Frame 1 (no input): blank canvas, image omitted
Frame 60 (the mouse pressed at the canvas centre just before this capture): blank canvas, image omitted
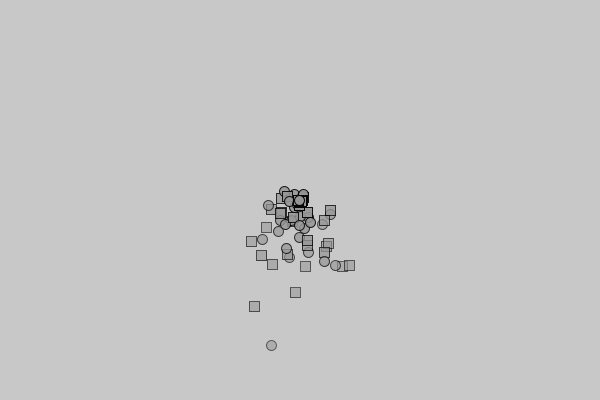
Frame 120 (the mouse held since frame 60 and released just before this capture)

The Processing sketch whose frames 1 and 60 were blank and that drew this single picture after the mouse press (run headless with seeded random() and noise(); from frame 60 on, the mouse is pressed at the canvas centre):

// Processing sketch: V_3_Inherited_Particles
// ── V_3_Inherited_Particles.pde
ArrayList<ParticleSystem> ps;

void setup() {
  size(600, 400);
  ps = new ArrayList<ParticleSystem>();
}

void mousePressed() {
  ps.add(new ParticleSystem(new PVector(mouseX, mouseY)));
}
void draw() {
  background(200);
  println(frameRate);
  for (ParticleSystem p : ps) {
    PVector grav = new PVector(0, 0.5);
    p.applyForce(grav);
    if(keyPressed) {
      PVector wind = new PVector(0.3, 0);
      p.applyForce(wind);
    }
    p.update();
    p.display();
  }
}
// ── Particle.pde
class Particle {
  PVector pos;
  PVector vel;
  PVector acc;
  float mass;
  
  float lifespan = 255;
  
  Particle() {
    pos = new PVector(width/2, height/4);
    vel = new PVector(random(-1, 1), random(-1, 1));
    acc = new PVector(0, 0);
    mass = 10;
  }
  
  Particle(float mass) {
    pos = new PVector(width/2, height/2);
    vel = new PVector(0, 0);
    acc = new PVector(0, 0);
    this.mass = mass;
  }
  
  Particle(PVector pos) {
    this.pos = new PVector();
    this.pos = pos.copy();
    vel = new PVector(random(-1, 1), random(-1, 1));
    acc = new PVector(0, 0);
    mass = 10;
  }
  
  PVector attract(Particle p) {
    float G = 1;
    PVector force = PVector.sub(pos, p.pos);
    float dsq = force.magSq(); 
    force.normalize();
    
    float strength = (G * mass * p.mass) / dsq;
    force.mult(strength);
    
    return force;
  }
  
  void applyForce(PVector force) {
    PVector f = PVector.div(force, mass);
    acc.add(f);
  }
  
  boolean isDead() {
    return (lifespan <= 0);
  }
  
  void update() {
    vel.add(acc);
    pos.add(vel);
    acc.mult(0);
    lifespan -= 2;
  }
  
  void edges() {
    if(pos.x > width || pos.x < 0) vel.x = -vel.x;
    if(pos.y > height || pos.y < 0) vel.y = -vel.y;
  }
  
  void display() {
    stroke(2, lifespan);
    fill(150, lifespan);
    ellipse(pos.x, pos.y, 10, 10);
  }
}
// ── ParticleSystem.pde
class ParticleSystem {
  ArrayList<Particle> particles;
  PVector origin;
  PVector force;
  
  ParticleSystem() {
    particles = new ArrayList<Particle>();
    origin = new PVector(width/2, height/4);
    force = new PVector(0, 0);
  }
  
  ParticleSystem(PVector origin) {
    particles = new ArrayList<Particle>();
    this.origin = origin.copy();    
    force = new PVector(0, 0);
  }
  
  void addParticle() {
    if(random(1) < 0.5) particles.add(new SquareParticle(origin));
    else particles.add(new Particle(origin));
  }
  
  void applyForce(PVector force) {
    this.force.add(force);
  }
  
  void update() {
    addParticle();
    for(int i = particles.size() - 1; i >= 0 ; i--) {
      Particle p = particles.get(i);
      p.applyForce(force);
      p.update();
      if(p.isDead()) particles.remove(p); 
    }
    force.mult(0);
  }
  
  void display() {
    for(Particle p : particles) {
      p.display();
    }
  }
}
// ── SquareParticle.pde
class SquareParticle extends Particle {
  
  SquareParticle() {
   super();
  }
  
  SquareParticle(float mass) {
    super(mass);
  }
  
  SquareParticle(PVector pos) {
    super(pos);
  }
  
   void display() {
    stroke(2, lifespan);
    fill(150, lifespan);
    rectMode(CENTER);
    rect(pos.x, pos.y, 10, 10);
  }  
}
